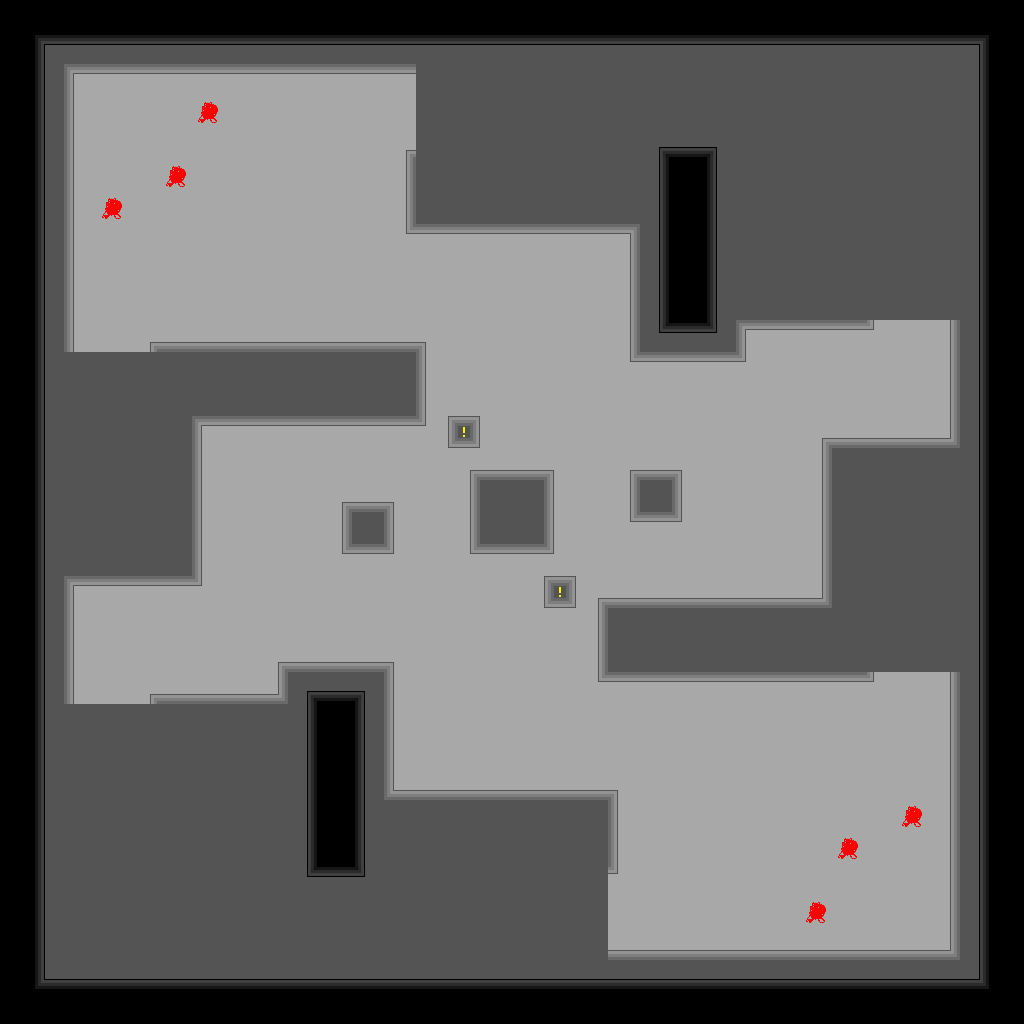

Tiled map render using the project's own tile images. Description and the whole map definition, tile-layer contents included, below:
An orthogonal 32x32 tile map with 32x32 px tiles, 1 tile layer (Tile Layer 1) and 35 objects.

<map version="1.0" orientation="orthogonal" renderorder="right-down" width="32" height="32" tilewidth="32" tileheight="32" nextobjectid="7">
 <tileset firstgid="1" name="tempTileSet" tilewidth="32" tileheight="32" tilecount="50" columns="5">
  <image source="tempTileSet.png" trans="ff00ff" width="160" height="320" />
  <terraintypes>
   <terrain name="Floor" tile="-1" />
   <terrain name="Level 2" tile="-1" />
   <terrain name="Level 3" tile="-1" />
  </terraintypes>
  <tile id="0" terrain="1,1,1,2">
   <objectgroup draworder="index">
    <object id="1" x="19" y="19" width="13" height="13" />
   </objectgroup>
  </tile>
  <tile id="1" terrain="1,1,2,2">
   <objectgroup draworder="index">
    <object id="1" x="0" y="19" width="32" height="13" />
   </objectgroup>
  </tile>
  <tile id="2" terrain="1,1,2,1">
   <objectgroup draworder="index">
    <object id="2" x="0" y="19" width="13" height="13" />
   </objectgroup>
  </tile>
  <tile id="3" terrain="1,1,1,1" />
  <tile id="5" terrain="1,2,1,2">
   <objectgroup draworder="index">
    <object id="1" x="19" y="0" width="13" height="32" />
   </objectgroup>
  </tile>
  <tile id="6" terrain="2,2,2,2" />
  <tile id="7" terrain="2,1,2,1">
   <objectgroup draworder="index">
    <object id="2" x="0" y="0" width="13" height="32" />
   </objectgroup>
  </tile>
  <tile id="8" terrain="2,2,2,1">
   <objectgroup draworder="index">
    <object id="1" x="0" y="0" width="13" height="32" />
    <object id="3" x="13" y="0" width="19" height="13" />
   </objectgroup>
  </tile>
  <tile id="9" terrain="2,2,1,2">
   <objectgroup draworder="index">
    <object id="1" x="0" y="0" width="32" height="13" />
    <object id="2" x="19" y="13" width="13" height="19" />
   </objectgroup>
  </tile>
  <tile id="10" terrain="1,2,1,1">
   <objectgroup draworder="index">
    <object id="1" x="19" y="0" width="13" height="13" />
   </objectgroup>
  </tile>
  <tile id="11" terrain="2,2,1,1">
   <objectgroup draworder="index">
    <object id="1" x="0" y="0" width="32" height="13" />
   </objectgroup>
  </tile>
  <tile id="12" terrain="2,1,1,1">
   <objectgroup draworder="index">
    <object id="1" x="0" y="0" width="13" height="13" />
   </objectgroup>
  </tile>
  <tile id="13" terrain="2,1,2,2">
   <objectgroup draworder="index">
    <object id="1" x="0" y="0" width="13" height="32" />
    <object id="2" x="13" y="19" width="19" height="13" />
   </objectgroup>
  </tile>
  <tile id="14" terrain="1,2,2,2">
   <objectgroup draworder="index">
    <object id="1" x="19" y="0" width="13" height="32" />
    <object id="2" x="0" y="19" width="19" height="13" />
   </objectgroup>
  </tile>
  <tile id="15" terrain="0,0,0,1">
   <objectgroup draworder="index">
    <object id="2" x="22" y="22" width="10" height="10" />
   </objectgroup>
  </tile>
  <tile id="16" terrain="0,0,1,1">
   <objectgroup draworder="index">
    <object id="1" x="0" y="22" width="32" height="10" />
   </objectgroup>
  </tile>
  <tile id="17" terrain="0,0,1,0">
   <objectgroup draworder="index">
    <object id="1" x="0" y="22" width="10" height="10" />
   </objectgroup>
  </tile>
  <tile id="18" terrain="0,0,0,0" />
  <tile id="20" terrain="0,1,0,1">
   <objectgroup draworder="index">
    <object id="1" x="22" y="0" width="10" height="32" />
   </objectgroup>
  </tile>
  <tile id="21" terrain="1,1,1,1" />
  <tile id="22" terrain="1,0,1,0">
   <objectgroup draworder="index">
    <object id="1" x="0" y="0" width="10" height="32" />
   </objectgroup>
  </tile>
  <tile id="23" terrain="1,1,1,0">
   <objectgroup draworder="index">
    <object id="1" x="0" y="0" width="10" height="32" />
    <object id="2" x="10" y="0" width="22" height="10" />
   </objectgroup>
  </tile>
  <tile id="24" terrain="1,1,0,1">
   <objectgroup draworder="index">
    <object id="1" x="0" y="0" width="32" height="10" />
    <object id="2" x="22" y="10" width="10" height="22" />
   </objectgroup>
  </tile>
  <tile id="25" terrain="0,1,0,0">
   <objectgroup draworder="index">
    <object id="1" x="22" y="0" width="10" height="10" />
   </objectgroup>
  </tile>
  <tile id="26" terrain="1,1,0,0">
   <objectgroup draworder="index">
    <object id="1" x="0" y="0" width="32" height="10" />
   </objectgroup>
  </tile>
  <tile id="27" terrain="1,0,0,0">
   <objectgroup draworder="index">
    <object id="1" x="0" y="0" width="10" height="10" />
   </objectgroup>
  </tile>
  <tile id="28" terrain="1,0,1,1">
   <objectgroup draworder="index">
    <object id="1" x="0" y="0" width="10" height="32" />
    <object id="2" x="10" y="22" width="22" height="10" />
   </objectgroup>
  </tile>
  <tile id="29" terrain="0,1,1,1">
   <objectgroup draworder="index">
    <object id="1" x="22" y="0" width="9" height="32" />
    <object id="2" x="0" y="22" width="22" height="10" />
   </objectgroup>
  </tile>
  <tile id="30">
   <objectgroup draworder="index">
    <object id="1" x="0" y="0" width="32" height="32" />
   </objectgroup>
  </tile>
 </tileset>
 <layer name="Tile Layer 1" width="32" height="32">
  <data encoding="csv">
7,7,7,7,7,7,7,7,7,7,7,7,7,7,7,7,7,7,7,7,7,7,7,7,7,7,7,7,7,7,7,7,
7,9,12,12,12,12,12,12,12,12,12,12,12,12,12,12,12,12,12,12,12,12,12,12,12,12,12,12,12,12,10,7,
7,8,24,27,27,27,27,27,27,27,27,27,27,22,4,22,4,4,22,4,4,4,4,22,4,22,22,22,22,4,6,7,
7,8,23,19,19,19,20,19,19,19,19,19,19,22,22,4,22,4,4,4,22,4,22,22,22,4,22,4,4,22,6,7,
7,8,23,19,19,19,19,19,19,19,19,19,16,22,22,22,4,4,22,22,1,2,3,22,22,4,22,22,22,22,6,7,
7,8,23,19,19,20,19,19,19,19,19,19,21,22,22,22,22,4,22,4,6,7,8,4,4,4,4,22,22,22,6,7,
7,8,23,20,19,19,19,19,19,19,19,19,21,22,22,4,22,4,4,22,6,7,8,22,4,4,22,4,22,22,6,7,
7,8,23,19,19,19,19,19,19,19,19,19,26,27,27,27,27,27,27,25,6,7,8,4,4,4,4,22,4,22,6,7,
7,8,23,19,19,19,19,19,19,19,19,19,19,19,19,19,19,19,19,21,6,7,8,22,4,22,4,22,22,4,6,7,
7,8,23,19,19,19,19,19,19,19,19,19,19,19,19,19,19,19,19,21,6,7,8,22,4,4,22,22,22,22,6,7,
7,8,23,19,16,17,17,17,17,17,17,17,17,18,19,19,19,19,19,21,11,12,13,24,27,27,27,28,19,21,6,7,
7,8,22,22,22,4,4,4,4,22,4,4,4,23,19,19,19,19,19,26,27,27,27,28,19,19,19,19,19,21,6,7,
7,8,22,22,22,22,4,22,22,4,4,22,4,23,19,19,19,19,19,19,19,19,19,19,19,19,19,19,19,21,6,7,
7,8,22,4,22,4,24,27,27,27,27,27,27,28,31,19,19,19,19,19,19,19,19,19,19,16,17,17,17,30,6,7,
7,8,4,22,4,4,23,19,19,19,19,19,19,19,16,17,17,18,19,16,17,18,19,19,19,21,22,4,4,4,6,7,
7,8,4,4,4,22,23,19,19,19,16,17,18,19,21,22,4,23,19,21,4,23,19,19,19,21,22,4,22,4,6,7,
7,8,4,22,4,22,23,19,19,19,21,4,23,19,21,4,22,23,19,26,27,28,19,19,19,21,4,4,22,22,6,7,
7,8,22,22,22,4,23,19,19,19,26,27,28,19,26,27,27,28,19,19,19,19,19,19,19,21,4,22,4,22,6,7,
7,8,24,27,27,27,28,19,19,19,19,19,19,19,19,19,19,31,16,17,17,17,17,17,17,30,4,4,4,4,6,7,
7,8,23,19,19,19,19,19,19,19,19,19,19,19,19,19,19,19,21,4,4,4,22,22,4,22,22,22,4,22,6,7,
7,8,23,19,19,19,19,19,16,17,17,17,18,19,19,19,19,19,21,22,4,4,22,4,22,4,22,22,22,22,6,7,
7,8,23,19,16,17,17,17,30,1,2,3,23,19,19,19,19,19,26,27,27,27,27,27,27,27,27,28,19,21,6,7,
7,8,22,22,22,22,4,22,4,6,7,8,23,19,19,19,19,19,19,19,19,19,19,19,19,19,19,19,19,21,6,7,
7,8,4,4,4,4,4,22,4,6,7,8,23,19,19,19,19,19,19,19,19,19,19,19,19,19,19,19,19,21,6,7,
7,8,4,4,22,4,22,4,4,6,7,8,29,17,17,17,17,17,17,18,19,19,19,19,19,19,19,19,19,21,6,7,
7,8,22,22,22,22,22,4,4,6,7,8,22,4,4,22,4,4,4,23,19,19,19,19,19,19,19,19,20,21,6,7,
7,8,22,4,4,22,4,4,22,6,7,8,22,22,22,4,4,4,22,23,19,19,19,19,19,19,20,19,19,21,6,7,
7,8,4,22,4,4,4,22,4,11,12,13,22,4,22,22,22,22,22,28,19,19,19,19,19,19,19,19,19,21,6,7,
7,8,4,4,22,22,4,22,22,22,4,4,22,4,4,4,4,22,22,19,19,19,19,19,19,20,19,19,19,21,6,7,
7,8,22,22,4,22,22,22,4,4,22,4,4,22,4,4,22,22,22,17,17,17,17,17,17,17,17,17,17,30,6,7,
7,14,2,2,2,2,2,2,2,2,2,2,2,2,2,2,2,2,2,2,2,2,2,2,2,2,2,2,2,2,15,7,
7,7,7,7,7,7,7,7,7,7,7,7,7,7,7,7,7,7,7,7,7,7,7,7,7,7,7,7,7,7,7,7
</data>
 </layer>
 <objectgroup name="Initial Barrier">
  <object id="5" x="448" y="416" width="32" height="32" />
  <object id="6" x="544" y="576" width="32" height="32" />
 </objectgroup>
</map>